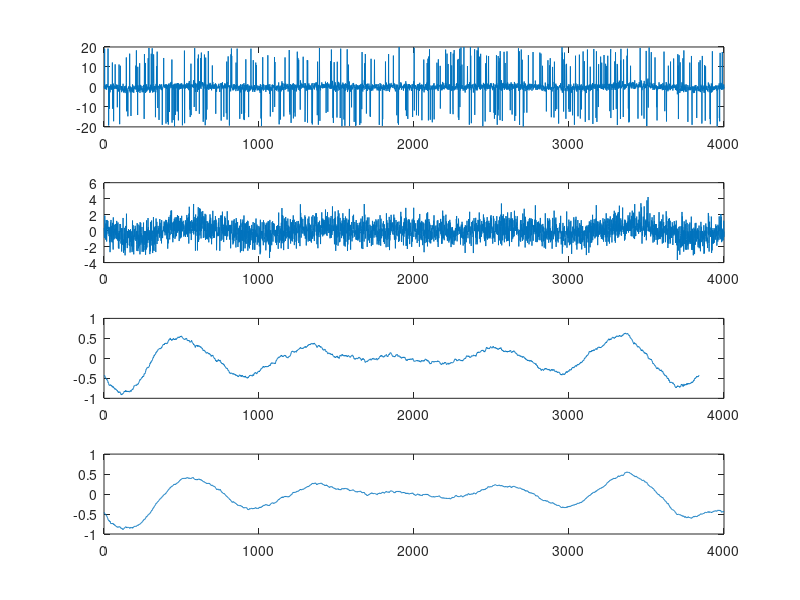

Recreate this plot in MATLAB.
clc;
clear;
load denoising_codeChallenge.mat;
sorted = sort(origSignal);
figure(1)
subplot(4,1,1)
plot(origSignal)
%% median to get rid of all the irregular peaks
med = median(origSignal);

for c = 1:length(origSignal)
    if origSignal(c)<-6 || origSignal(c)>6
        origSignal(c) = med;
    end
end

subplot(4,1,2)
plot(origSignal)

%% run mean smooth
k = 80;
filteredSig = zeros(size(origSignal));

for ii=k+1:length(origSignal)-k-1
    % each point is the average of k surrounding points
    filteredSig(ii) = mean(origSignal(ii-k:ii+k));
end
subplot(4,1,3)
plot(filteredSig(k+1:(length(filteredSig)-k-1)))
subplot(4,1,4)
plot(cleanedSignal)
%% Gauss filter
% fwhm = 50;
% k = 40;
% gtime = -k:k;
% 
% % create Gaussian window
% gauswin = exp( -(4*log(2)*gtime.^2) / fwhm^2 );
% % gauswin = gauswin / sum(gauswin);
% 
% % initialize filtered signal vector
% filtsigG = zeros(size(origSignal));
% 
% % implement the weighted running mean filter
% for i=k+1:length(origSignal)-k-1
%     filtsigG(i) = sum( origSignal(i-k:i+k).*gauswin );
% end
% 
% plot(filtsigG)